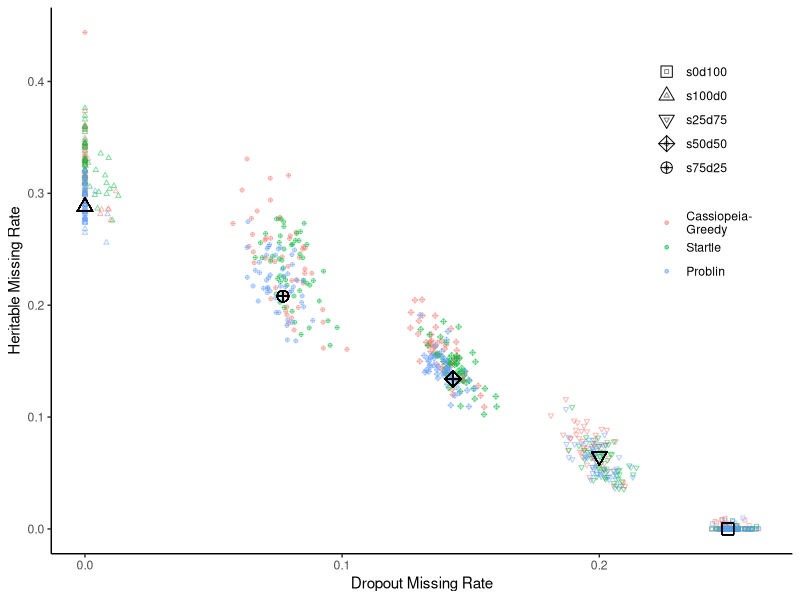
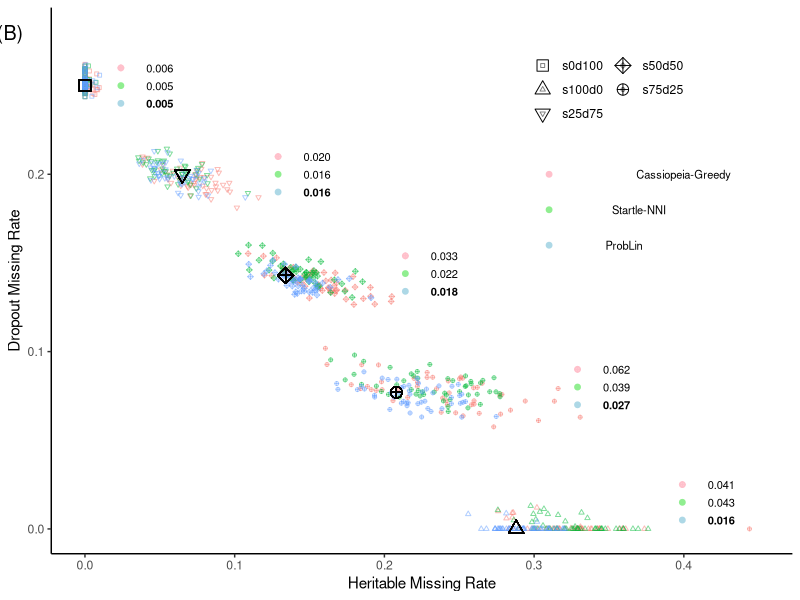
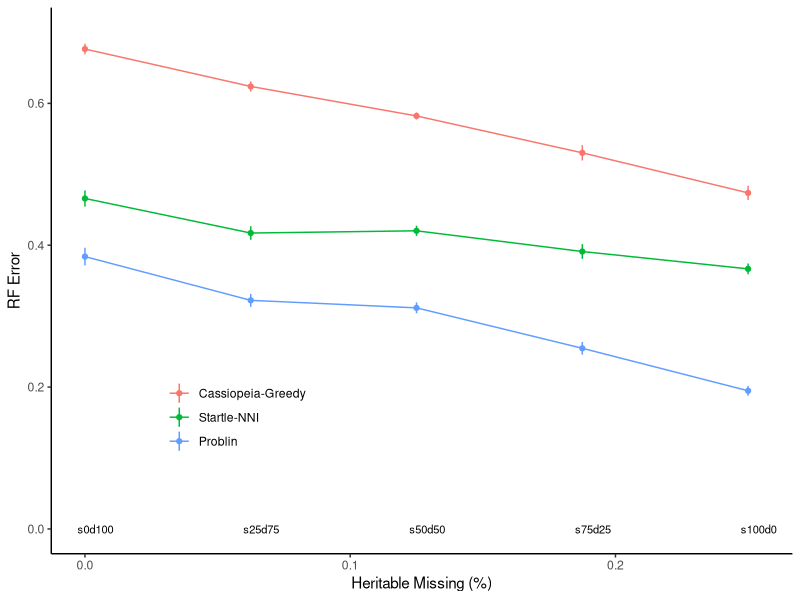
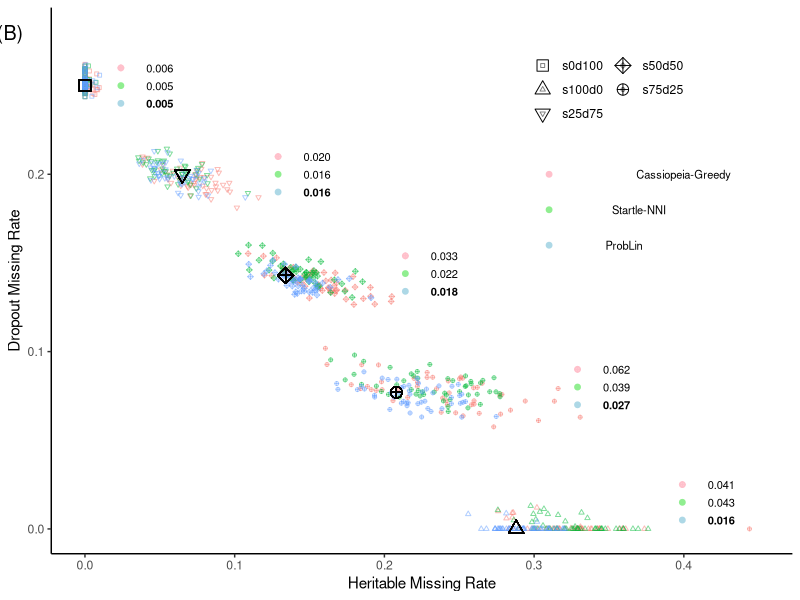
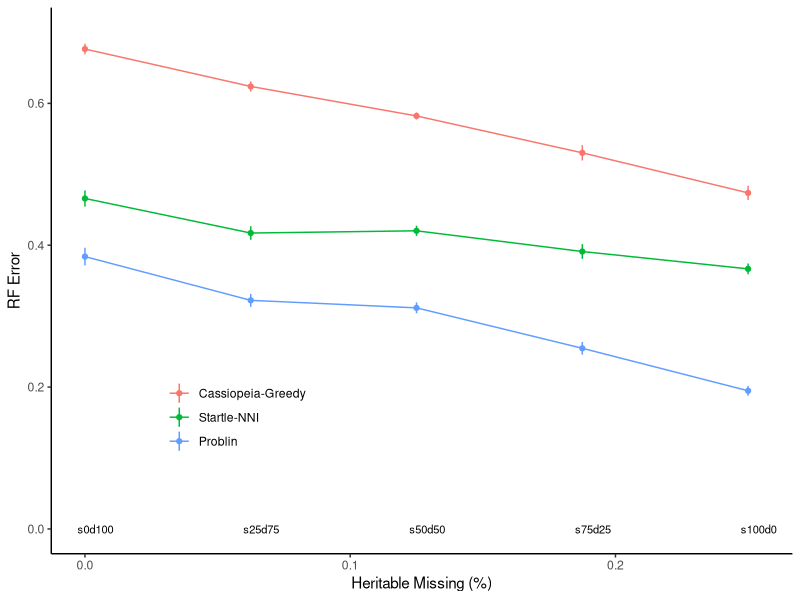

Source code (R) for these figures, in order:
setwd("/Users/gc3045/problin_experiments/sim_tlscl/fig3")

require(ggplot2)
library('stringr')
library(reshape2)
library(ggtext)

d = read.table("problintopo_estparams_other_vs_true.txt", sep=",",header=T)
d['modelcondition'] <- str_c(d$true_nu, 'd', d$true_phi)

true_params = read.table("true_params.txt", sep=" ", header=F)
colnames(true_params) = c('modelcondition', 'true_phi_value', 'true_nu_value')

d = merge(d, true_params)
head(d)

write.csv(d, "problintopo_estparams_merged.txt")

d['true_LLH'] <- -d['true_llh']
d['startle_LLH'] <- -d['startle_NLLH']
d['cassg_LLH'] <- -d['cassg_NLLH']
d['truetopo_LLH'] <- -d['truetopo_NLLH']
d['problin_LLH'] <- -d['problin_NLLH']

df1 <- data.frame(d$modelcondition, d$cassg_phi, d$startle_phi, d$problin_phi, d$true_phi_value, d$rep)
colnames(df1) <- c("modelcondition", "Cassiopeia-\nGreedy","Startle", "Problin", "true","rep")
df1 <- melt(df1, c("modelcondition","rep"))
colnames(df1) <- c("modelcondition","rep", "Method", "phi")

df2 <- data.frame(d$modelcondition, d$cassg_nu, d$startle_nu, d$problin_nu, d$true_nu_value,d$rep)
colnames(df2) <- c("modelcondition", "Cassiopeia-\nGreedy", "Startle", "Problin", "true","rep")
df2 <- melt(df2, c("modelcondition","rep"))
colnames(df2) <- c("modelcondition","rep", "Method", "nu")

df1$nu = as.numeric(df2$nu)
df1$phi = as.numeric(df1$phi)

ggplot(df1[df1$Method != "true",], aes(x=phi, y=nu, color=Method,group=Method,shape=modelcondition, label="0.45")) + 
  geom_point(alpha=0.5,size=1) +
  # geom_text(x=0.25, y = 0, label="s0d100") + 
  scale_shape_manual(values = c(0, 2, 6, 9, 10)) +
  geom_point(data=df1[df1$Method == "true",],aes(x=phi,y=nu,group=Method,shape=modelcondition),color="black",size=3.5, fill="black") +
  xlab("Dropout Missing Rate") + 
  ylab("Heritable Missing Rate") +
  theme_classic() +
  theme(legend.position = c(0.88,0.7)) +
  theme(legend.title = element_blank()) 

xx = df1[df1$Method == "true",]
x_s = c(0.42, 0.045, 0.35, 0.235, 0.15) # unique(xx$phi)
y_s = c(0.015, 0.25, 0.08, 0.144, 0.2) # unique(xx$nu)
#labels = c("0.0056\n**0.0049**\n0.0052", "0.0199\n0.0162\n**0.0158**", "0.0326\n0.0217\n**0.0181**, '0.0617\n0.0385\n**0.026**', '0.0407\n0.0431\n**0.0160**')
labels = c('0.0407\n0.0431\n**0.0160**',
           "0.0056\n**0.0049**\n0.0052",
           '0.0617\n0.0385\n**0.0268**',
           "0.0326\n0.0217\n**0.0181**",
           "0.0199\n0.0162\n**0.0158**"
)
labels_cass = c('0.041', '0.006', '0.062', '0.033', '0.020')
labels_startle = c('0.043', '0.005', '0.039', '0.022', '0.016')
labels_problin = c('0.016', '0.005', '0.027', '0.018', '0.016')
#labels=c("a", "b", "c", "d", "e")
ggplot(df1[df1$Method != "true",], aes(x=nu, y=phi, color=Method,group=Method,shape=modelcondition, label="0.45")) + 
  geom_point(alpha=0.5,size=1) +
  # geom_text(x=0.25, y = 0, label="s0d100") + 
  scale_shape_manual(values = c(0, 2, 6, 9, 10)) +
  #annotate("text", x=x_s, y=y_s, label=labels, size=8/.pt) + 
  
  annotate("text", x=x_s + 0.005, y=y_s + 0.01, label=labels_cass, size=8/.pt) +
  #annotate("pointrange", x=x_s - 0.021, y=y_s + 0.01, ymin=0,ymax=0, color="pink", size=0.25) +
  # c(0, 2, 6, 9, 10)
  annotate("pointrange", x=0.420 - 0.021, y=0.015 + 0.01, ymin=0,ymax=0, color="pink", size=0.25, shape=10) +
  annotate("pointrange", x=0.350 - 0.021, y=0.080 + 0.01, ymin=0,ymax=0, color="pink", size=0.25, shape=10) +
  annotate("pointrange", x=0.235 - 0.021, y=0.144 + 0.01, ymin=0,ymax=0, color="pink", size=0.25, shape=10) +
  annotate("pointrange", x=0.150 - 0.021, y=0.200 + 0.01, ymin=0,ymax=0, color="pink", size=0.25, shape=10) +
  annotate("pointrange", x=0.045 - 0.021, y=0.250 + 0.01, ymin=0,ymax=0, color="pink", size=0.25, shape=10) +
  
  annotate("text", x=x_s + 0.005, y=y_s, label=labels_startle, size=8/.pt) +
  #annotate("pointrange", x=x_s - 0.021, y=y_s, ymin=0,ymax=0, color="lightgreen", size=0.25) +
  annotate("pointrange", x=0.420 - 0.021, y=0.015, ymin=0,ymax=0, color="lightgreen", size=0.25) +
  annotate("pointrange", x=0.045 - 0.021, y=0.250, ymin=0,ymax=0, color="lightgreen", size=0.25) +
  annotate("pointrange", x=0.350 - 0.021, y=0.080, ymin=0,ymax=0, color="lightgreen", size=0.25) +
  annotate("pointrange", x=0.235 - 0.021, y=0.144, ymin=0,ymax=0, color="lightgreen", size=0.25) +
  annotate("pointrange", x=0.150 - 0.021, y=0.200, ymin=0,ymax=0, color="lightgreen", size=0.25) +
  
  annotate("text", x=x_s + 0.005, y=y_s - 0.01, label=labels_problin, size=8/.pt, fontface=2) +
  #annotate("pointrange", x=x_s - 0.021, y=y_s - 0.01, ymin=0,ymax=0, color="lightblue", size=0.25) +
  annotate("pointrange", x=0.420 - 0.021, y=0.015 - 0.01, ymin=0,ymax=0, color="lightblue", size=0.25) +
  annotate("pointrange", x=0.045 - 0.021, y=0.250 - 0.01, ymin=0,ymax=0, color="lightblue", size=0.25) +
  annotate("pointrange", x=0.350 - 0.021, y=0.080 - 0.01, ymin=0,ymax=0, color="lightblue", size=0.25) +
  annotate("pointrange", x=0.235 - 0.021, y=0.144 - 0.01, ymin=0,ymax=0, color="lightblue", size=0.25) +
  annotate("pointrange", x=0.150 - 0.021, y=0.200 - 0.01, ymin=0,ymax=0, color="lightblue", size=0.25) +
  
  geom_point(data=df1[df1$Method == "true",],aes(x=nu,y=phi,group=Method,shape=modelcondition),color="black",size=3.5, fill="black") +
  xlab("Heritable Missing Rate") + 
  ylab("Dropout Missing Rate") +
  theme_classic() +
  guides(shape=guide_legend(nrow=3,order=1), color="none") +
  
  annotate("pointrange", x=0.31, y=0.2, ymin=0, ymax=0, color="pink", size=0.25) +
  annotate("pointrange", x=0.31, y=0.18, ymin=0, ymax=0, color="lightgreen", size=0.25) +
  annotate("pointrange", x=0.31, y=0.16, ymin=0, ymax=0, color="lightblue", size=0.25) +
  annotate("text", x=0.4, y=0.2, ymin=0, ymax=0, label="Cassiopeia-Greedy", size=8/.pt, fontface=1) +
  annotate("text", x=0.37, y=0.18, ymin=0, ymax=0, label="Startle-NNI", size=8/.pt, fontface=1) +
  annotate("text", x=0.36, y=0.16, ymin=0, ymax=0, label="ProbLin", size=8/.pt, fontface=1) +
  
  #guides(shape=guide_legend(nrow=3,order=1), color=guide_legend(nrow=3, order=2, label.hjust=1)) +
  #theme(legend.position = 'right') +
  #theme(legend.position="None") + 
  theme(legend.position = c(0.75, 0.85), legend.direction="vertical")  +
  #theme(legend.position=c(0.2, 0.4), legend.direction = "horizontal") + #c(0.88,0.7)) +
  theme(legend.title = element_blank()) +
  coord_cartesian(xlim=c(0,0.45), clip="off") +
  annotate("text", x=-0.05, y=0.28, label="(B)", clip="off", size=5)
  #guides(color = guide_legend(nrow = 2))

ggsave("sim_tlscl_estparams.pdf", width=4, height=4)

# RF DISTANCE PLOT

d_ultra = read.table("ultra_toposearch_result_comparison.txt", sep=",",header=T)
tail(d_ultra)
d_ultra['modelcondition'] <- str_split_fixed(d_ultra$modelcond, "p", 2)
colnames(d_ultra)
#colnames(d_ultra) = c('modelcond', 'jobidx', 'ultra', 'noconstraint', 'modelcondition', 'prior_idx')
head(d_ultra)

d_ultra_merged = merge(d_ultra, true_params)
tail(d_ultra_merged)

d$startle_LLH <- as.numeric(d$startle_LLH)
d$truetopo_LLH <- as.numeric(d$truetopo_LLH)
d[complete.cases(d), ]
df <- data.frame((100-d$true_phi)/100, d$cassg_rf, d$startle_rf, d$problin_rf)
#df <- data.frame((100-d$true_phi)/100, d$cassg_rf, d$startle_rf, d$problin_rf, d_ultra_merged$NoConstraint)
colnames(df) <- c("sProp", "Cassiopeia-Greedy", "Startle-NNI", "Problin")

#colnames(df) <- c("sProp", "Cassiopeia-Greedy", "Startle", "Problin", "Problin (No Ultrametric)")
df <- melt(df, "sProp")
colnames(df) <- c("sProp", "Method", "value")
head(df)

df['modelcondition'] <- ifelse(df$sProp == 0, "s0d100", 
                               ifelse(df$sProp == 0.25, "s25d75",
                                      ifelse(df$sProp == 0.50, "s50d50",
                                             ifelse(df$sProp == 0.75, "s75d25",
                                                    ifelse(df$sProp == 1.00, "s100d0",
                                                           NA)))))
df$modelcondition
xx = unique(df$sProp*100)
labels = unique(df$modelcondition)
#ggplot(df, aes(x=sProp*100, y=value, color=Method))  + stat_summary(size=0.2) + 
#  geom_line(stat='summary') + 
#  ylab("RF Error") + 
#  xlab("Heritable Missing (%)") +
#  annotate("text", x=xx, y=0.0, label=labels, size=8/.pt) + 
#  theme_classic() + 
#  theme(legend.position = c(0.25,0.25)) +
#  theme(legend.title = element_blank()) +
#  coord_cartesian(xlim=c(0,100), clip="off") +
#  annotate("text", x=-11, y=0.7, label="(A)", size=5)
#theme(legend.position= "none")
# theme(legend.position = "bottom", legend.title = element_blank())

ggplot(df, aes(x=sProp/4, y=value, color=Method))  + stat_summary(size=0.2) + 
  geom_line(stat='summary') + 
  ylab("RF Error") + 
  xlab("Heritable Missing (%)") +
  annotate("text", x=xx/400 + 0.004, y=0.0, label=labels, size=8/.pt) + 
  theme_classic() + 
  theme(legend.position = c(0.25,0.25)) +
  theme(legend.title = element_blank()) +
  coord_cartesian(xlim=c(0,0.254), clip="off") +
  annotate("text", x=-11, y=0.7, label="(A)", size=5)


ggsave("sim_tlscl_rfdist.pdf", width=4, height=4)
# as dropout decreases, so does startle rf distance from true tree


mean(df[df$Method == 'Problin' & df$modelcondition == 's0d100',]$value)
mean(df[df$Method == 'Problin' & df$modelcondition == 's100d0',]$value)

mean(df[df$Method == 'Startle-NNI' & df$modelcondition == 's0d100',]$value)
mean(df[df$Method == 'Startle-NNI' & df$modelcondition == 's100d0',]$value)






